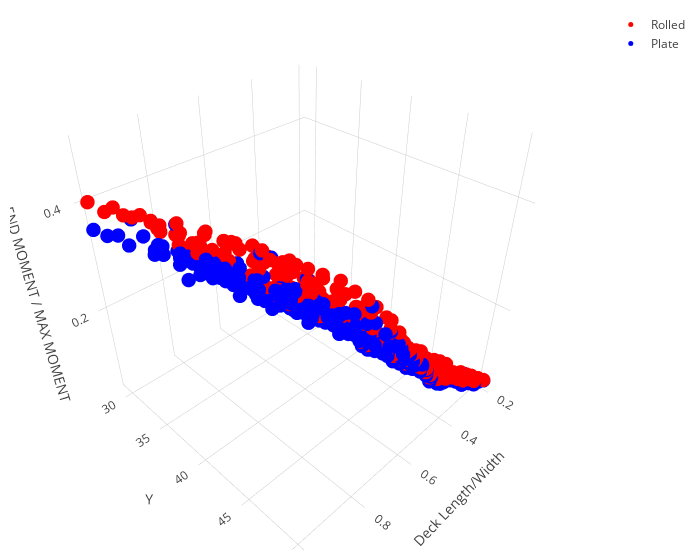

The notebook cell this image was saved under:
### Code cell
x1=list(df4[df4.PR=="R"]['RA'])
y1=list(df4[df4.PR=="R"]['Y'])
z1=list(df4[df4.PR=="R"]['PEM'])
text1 = list(df4[df4.PR=="R"]['Model'])
trace1 = go.Scatter3d(
    name="Rolled",
    x=x1,
    y=y1,
    z=z1,
    text = text1,
    mode='markers',
    hoverinfo='all',
    marker=dict(
        size=5,
        color = 'rgb(255,0,0)',
        opacity = 1.0
        #color=z,                # set color to an array/list of desired values
        #colorscale='Viridis',   # choose a colorscale
        #opacity=0.75
    )
)



x2=list(df4[df4.PR=="P"]['RA'])
y2=list(df4[df4.PR=="P"]['Y'])
z2=list(df4[df4.PR=="P"]['PEM'])
text2 = list(df4[df4.PR=="P"]['Model'])
trace2 = go.Scatter3d(
    name="Plate",
    x=x2,
    y=y2,
    z=z2,
    text = text2,
    mode='markers',
    hoverinfo='all',
    marker=dict(
        size=5,
        color = 'rgb(0,0,255)',
        opacity = 1.0
        #color=z,                # set color to an array/list of desired values
        #colorscale='Viridis',   # choose a colorscale
        #opacity=0.75
    )
)



data = [trace1,trace2]
layout = go.Layout(
                    scene = dict(
                    xaxis = dict(
                        title='Deck Length/Width'),
                    yaxis = dict(
                        title='Y'),
                    zaxis = dict(
                        title='END MOMENT / MAX MOMENT'),),
                    width=700,
                    margin=dict(
                    r=20, b=10,
                    l=10, t=10)
                  )
fig = go.Figure(data=data, layout=layout)
py.iplot(fig)

### Figure 1 — Plotly figure (JSON) as saved in the notebook; plotly's stock layout.template omitted (floating-point values rounded to 4 significant figures; data arrays with more than 128 entries replaced by an {"elided": "..."} marker saying what was removed)
{"data": [{"hoverinfo": "all", "marker": {"color": "rgb(255,0,0)", "opacity": 1, "size": 5}, "mode": "markers", "name": "Rolled", "text": {"elided": "294 str values"}, "type": "scatter3d", "uid": "6ef0d1c2-0c36-48cd-8517-934af153ae35", "x": {"elided": "294 float values"}, "y": {"elided": "294 float values"}, "z": {"elided": "294 float values"}}, {"hoverinfo": "all", "marker": {"color": "rgb(0,0,255)", "opacity": 1, "size": 5}, "mode": "markers", "name": "Plate", "text": {"elided": "294 str values"}, "type": "scatter3d", "uid": "ddc4cf3e-debf-44f3-83f0-12e004dd4f23", "x": {"elided": "294 float values"}, "y": {"elided": "294 float values"}, "z": {"elided": "294 float values"}}], "layout": {"margin": {"b": 10, "l": 10, "r": 20, "t": 10}, "scene": {"xaxis": {"title": {"text": "Deck Length/Width"}}, "yaxis": {"title": {"text": "Y"}}, "zaxis": {"title": {"text": "END MOMENT / MAX MOMENT"}}}, "width": 700}}
